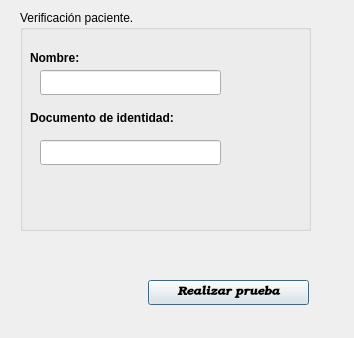
<?xml version="1.0" encoding="UTF-8"?>
<ui version="4.0">
 <class>paciente</class>
 <widget class="QDialog" name="paciente">
  <property name="geometry">
   <rect>
    <x>0</x>
    <y>0</y>
    <width>354</width>
    <height>338</height>
   </rect>
  </property>
  <property name="windowTitle">
   <string>Dialog</string>
  </property>
  <widget class="QGroupBox" name="groupBox">
   <property name="geometry">
    <rect>
     <x>20</x>
     <y>10</y>
     <width>291</width>
     <height>221</height>
    </rect>
   </property>
   <property name="styleSheet">
    <string notr="true">font: 75 11pt &quot;URW Bookman L&quot;;</string>
   </property>
   <property name="title">
    <string>Verificación paciente.</string>
   </property>
   <widget class="QLabel" name="label">
    <property name="geometry">
     <rect>
      <x>10</x>
      <y>40</y>
      <width>71</width>
      <height>17</height>
     </rect>
    </property>
    <property name="text">
     <string>&lt;html&gt;&lt;head/&gt;&lt;body&gt;&lt;p&gt;&lt;span style=&quot; font-weight:600;&quot;&gt;Nombre:&lt;/span&gt;&lt;/p&gt;&lt;/body&gt;&lt;/html&gt;</string>
    </property>
   </widget>
   <widget class="QLineEdit" name="nombrep">
    <property name="geometry">
     <rect>
      <x>20</x>
      <y>60</y>
      <width>181</width>
      <height>25</height>
     </rect>
    </property>
   </widget>
   <widget class="QLabel" name="label_3">
    <property name="geometry">
     <rect>
      <x>10</x>
      <y>100</y>
      <width>201</width>
      <height>17</height>
     </rect>
    </property>
    <property name="text">
     <string>&lt;html&gt;&lt;head/&gt;&lt;body&gt;&lt;p&gt;&lt;span style=&quot; font-weight:600;&quot;&gt;Documento de identidad:&lt;/span&gt;&lt;/p&gt;&lt;/body&gt;&lt;/html&gt;</string>
    </property>
   </widget>
   <widget class="QLineEdit" name="idp">
    <property name="geometry">
     <rect>
      <x>20</x>
      <y>130</y>
      <width>181</width>
      <height>25</height>
     </rect>
    </property>
   </widget>
  </widget>
  <widget class="QPushButton" name="pushButton">
   <property name="geometry">
    <rect>
     <x>148</x>
     <y>280</y>
     <width>161</width>
     <height>25</height>
    </rect>
   </property>
   <property name="font">
    <font>
     <family>URW Bookman L</family>
     <weight>75</weight>
     <italic>true</italic>
     <bold>true</bold>
    </font>
   </property>
   <property name="text">
    <string>Realizar prueba</string>
   </property>
  </widget>
 </widget>
 <resources/>
 <connections/>
</ui>
